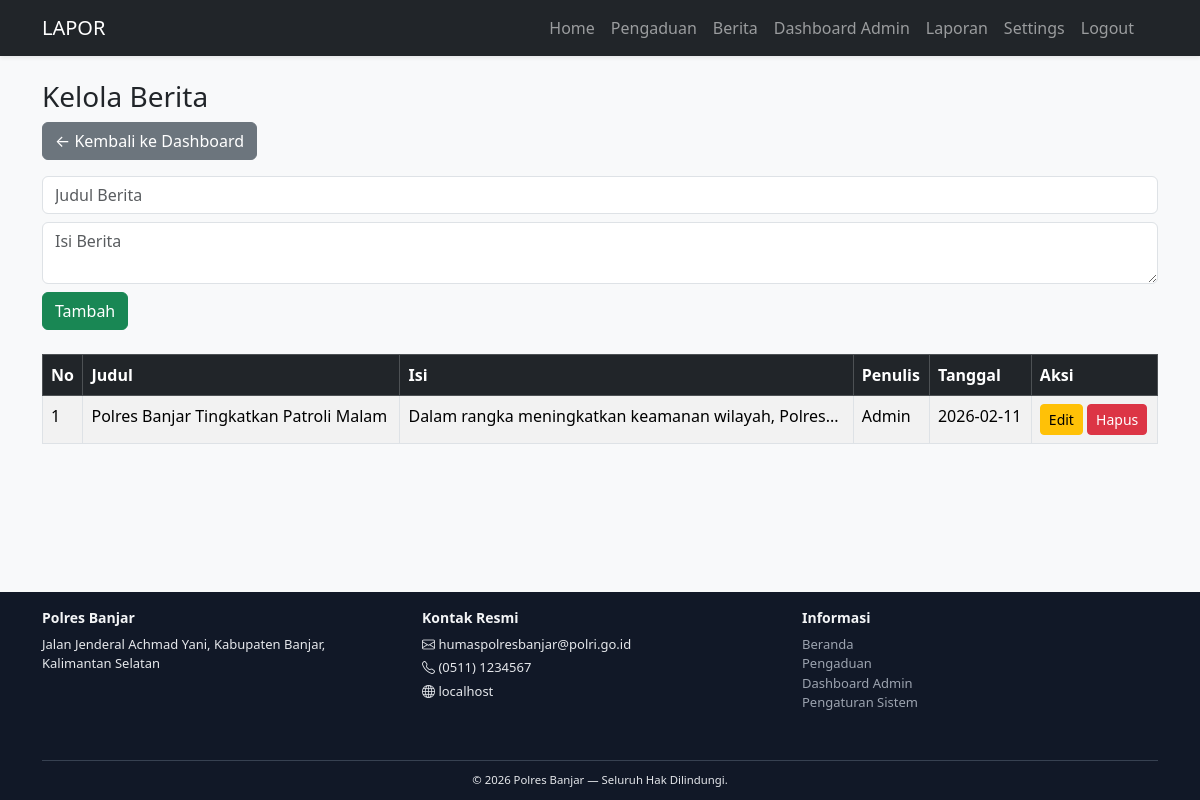
The app's page /index.php?page=berita (signed in) with its own data.
### tables this page shows
CREATE TABLE `berita` (
  `id_berita` int(11) NOT NULL,
  `judul` varchar(200) NOT NULL,
  `isi` text NOT NULL,
  `gambar` varchar(255) DEFAULT NULL,
  `tanggal` date DEFAULT curdate(),
  `penulis` varchar(100) NOT NULL
);

### index.php (called while the page is built, shortened)
<?php
$page = isset($_GET['page']) ? $_GET['page'] : 'home';
include 'views/header.php';
include route($page);
include 'views/footer.php';

### views/berita.php (the view, shortened to what this page needs)
<?php
$data = mysqli_query($conn,"SELECT b.*,u.nama_lengkap FROM berita b
                            LEFT JOIN users u ON b.penulis=u.id_user ORDER BY tanggal DESC");
?>
<h3>Kelola Berita</h3>
<a href="admin" class="btn btn-secondary mb-3">← Kembali ke Dashboard</a>
<form method="post" class="mb-4">
  <div class="mb-2"><input type="text" name="judul" placeholder="Judul Berita" class="form-control" required></div>
  <div class="mb-2"><textarea name="isi" placeholder="Isi Berita" class="form-control" required></textarea></div>
  <button type="submit" name="tambah" class="btn btn-success">Tambah</button>
</form>
<table class="table table-bordered table-striped">
  <thead class="table-dark">
    <tr>
      <th>No</th><th>Judul</th><th>Isi</th><th>Penulis</th><th>Tanggal</th><th>Aksi</th>
    </tr>
  </thead>
  <tbody>
  <?php $no=1; while($row=mysqli_fetch_assoc($data)): ?>
    <tr>
      <td><?= $no++ ?></td>
      <td><?= htmlspecialchars($row['judul']) ?></td>
      <td><?= substr(strip_tags($row['isi']),0,50) ?>...</td>
      <td><?= $row['nama_lengkap'] ?? 'Admin' ?></td>
      <td><?= $row['tanggal'] ?></td>
      <td>
        <button class="btn btn-sm btn-warning" data-bs-toggle="modal" data-bs-target="#edit<?= $row['id_berita']?>">Edit</button>
        <a href="berita?hapus=<?= $row['id_berita']?>" onclick="return confirm('Yakin hapus berita?')" class="btn btn-sm btn-danger">Hapus</a>
      </td>
    </tr>
  <?php endwhile; ?>
  </tbody>
</table>

### views/header.php (style rules this page uses)
html, body { height: 100%; margin: 0; }
body { display: flex; flex-direction: column; background-color: #f8f9fa; }

### records on screen
berita: judul "Polres Banjar Tingkatkan Patroli Malam", isi "Dalam rangka meningkatkan keamanan wilayah, Polres", nama_lengkap "Admin", tanggal "2026-02-11"

### other values on screen
sys('site_name', 'LAPOR') "LAPOR"
$get('site_name', 'Polres Banjar') "Polres Banjar"
$get('email_service', 'humaspolresbanjar@polri.go.id') "humaspolresbanjar@polri.go.id"
$get('whatsapp', '(0511) 1234567') "(0511) 1234567"
$_SERVER['HTTP_HOST'] "localhost"
